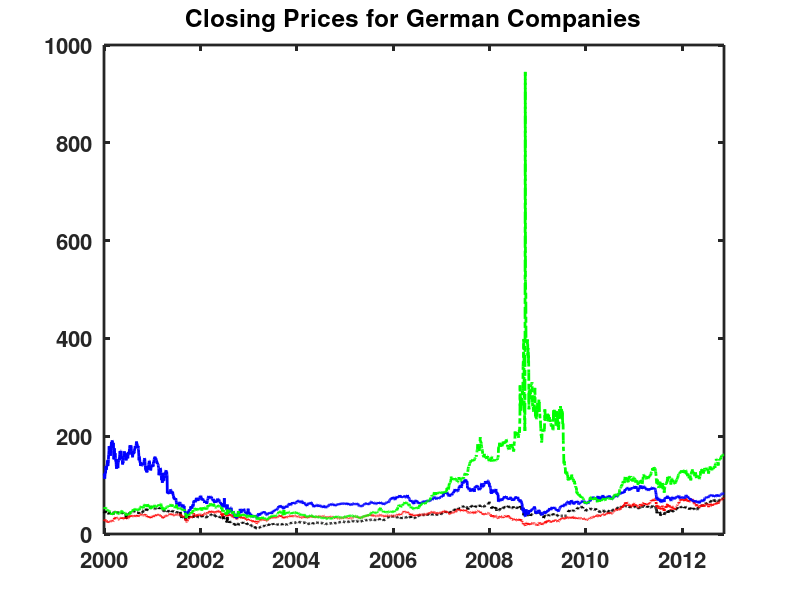

The MATLAB source for this figure:
clear all
close all
clc

x1 = load('BAYER_close_0012.dat');
x2 = load('BMW_close_0012.dat');
x3 = load('SIEMENS_close_0012.dat');
x4 = load('VW_close_0012.dat');

hold on
plot(x1, 'k', 'LineStyle', '--', 'LineWidth', 2)
plot(x2, 'r', 'LineStyle', ':', 'LineWidth', 2)
plot(x3, 'b', 'LineStyle', '-', 'LineWidth', 2)
plot(x4, 'g', 'LineStyle', '-.', 'LineWidth', 2)
title('Closing Prices for German Companies', 'FontSize', 16, 'FontWeight', 'Bold')
t  = [1 : 522 : length(x1)];
t1 = [2000 : 2 : 2013];
set(gca, 'XTick', t)
set(gca, 'XTickLabel', t1)
xlim([0 length(x1)])
box on
set(gca, 'FontSize', 16, 'LineWidth', 2, 'FontWeight', 'bold');
hold off